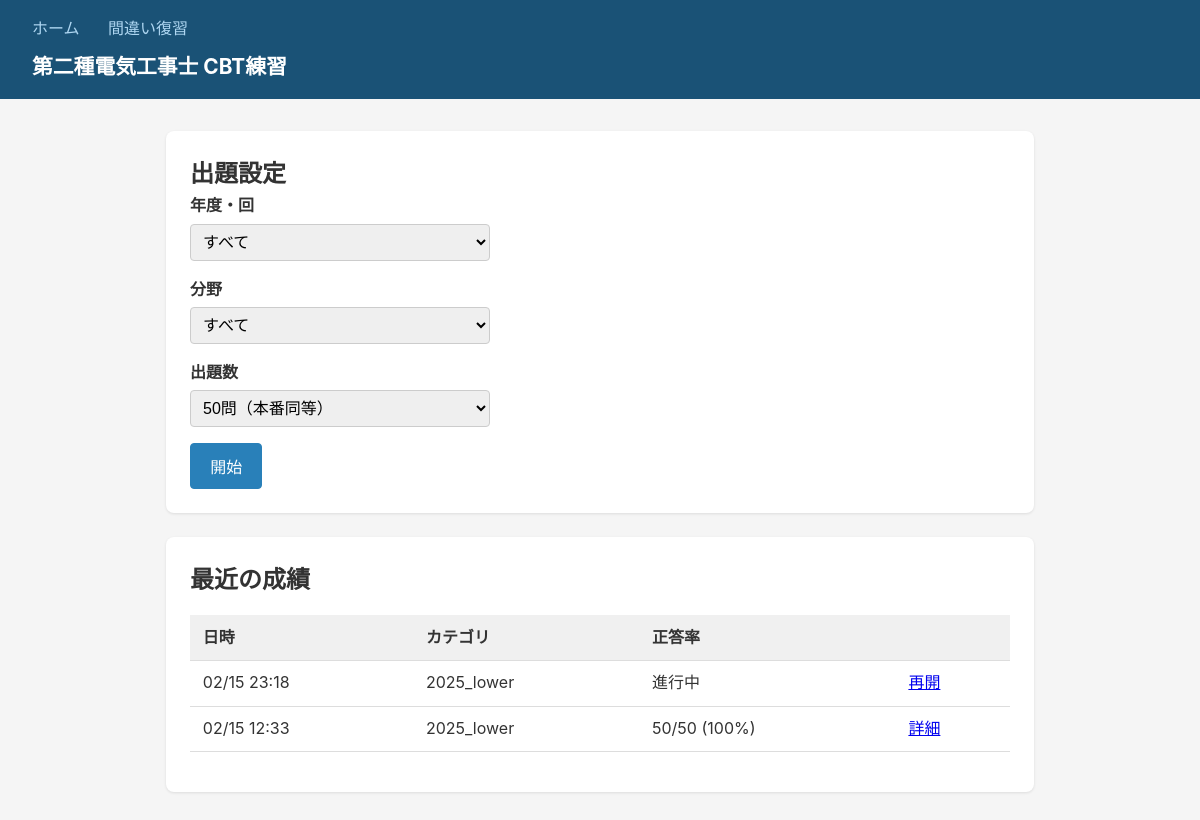
Before: / with the older database file.
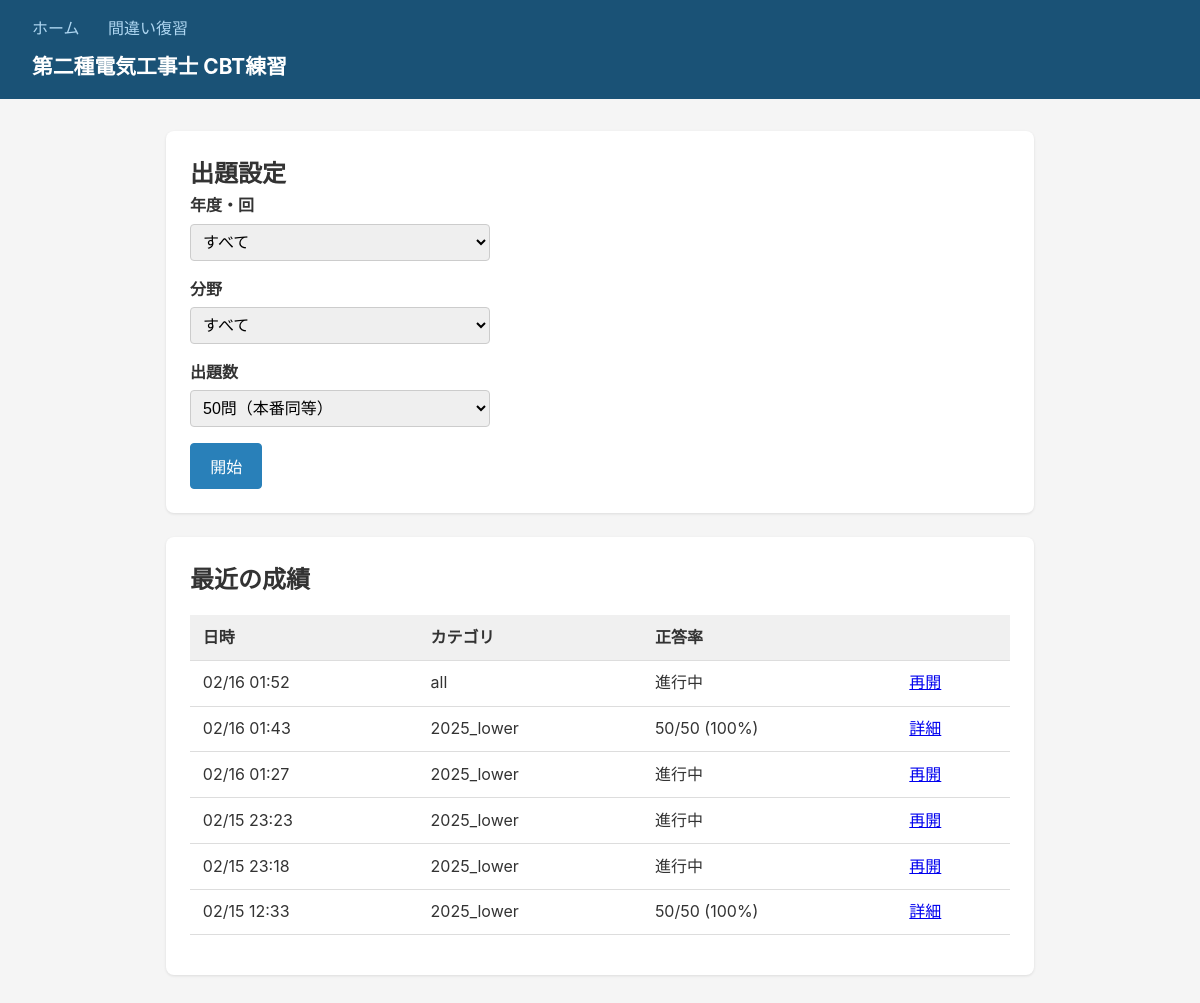
After: the same page with the newer database file.
### models.py (models this page shows, shortened)
class QuizSession(db.Model):
    __tablename__ = "quiz_sessions"
    id = db.Column(db.Integer, primary_key=True)
    category = db.Column(db.String(100), default="")
    total_count = db.Column(db.Integer, default=0)
    correct_count = db.Column(db.Integer, default=0)
    started_at = db.Column(db.DateTime, default=lambda: datetime.now(timezone.utc))
    finished_at = db.Column(db.DateTime, nullable=True)
    attempts = db.relationship("Attempt", backref="session", lazy=True)
    question_ids_json = db.Column(db.Text, default="[]")

### app.py (the view)
    @app.route("/")
    def index():
        years = db.session.query(
            Question.year, Question.half
        ).distinct().order_by(Question.year.desc()).all()
        all_tags = set()
        for (tags_json,) in db.session.query(Question.tags_json).all():
            all_tags.update(json.loads(tags_json))
        tags = sorted(all_tags)
        recent_sessions = QuizSession.query.order_by(
            QuizSession.started_at.desc()
        ).limit(10).all()
        return render_template(
            "index.html", years=years, tags=tags, recent_sessions=recent_sessions
        )

### templates/index.html (shortened to what this page needs)
{% extends "base.html" %}
{% block content %}
<section class="start-form">
    <h2>出題設定</h2>
    <form action="{{ url_for('quiz_start') }}" method="post">
        <div class="form-group">
            <label>年度・回</label>
            <select name="year" id="year-select">
                <option value="">すべて</option>
            </select>
        </div>
        <div class="form-group">
            <label>分野</label>
            <select name="tag">
                <option value="">すべて</option>
            </select>
        </div>
        <div class="form-group">
            <label>出題数</label>
            <select name="count">
                <option value="50" selected>50問（本番同等）</option>
            </select>
        </div>
        <button type="submit" class="btn btn-primary">開始</button>
    </form>
</section>
{% if recent_sessions %}
<section class="history">
    <h2>最近の成績</h2>
    <table>
        <thead>
            <tr>
                <th>日時</th>
                <th>カテゴリ</th>
                <th>正答率</th>
                <th></th>
            </tr>
        </thead>
        <tbody>
            {% for s in recent_sessions %}
            <tr>
                <td>{{ s.started_at.strftime('%m/%d %H:%M') }}</td>
                <td>{{ s.category }}</td>
                <td>
                    {% if s.finished_at %}
                        {{ s.correct_count }}/{{ s.total_count }}
                        ({{ (s.correct_count / s.total_count * 100)|round|int if s.total_count else 0 }}%)
                    {% else %}
                        進行中
                    {% endif %}
                </td>
                <td>
                    {% if s.finished_at %}
                        <a href="{{ url_for('result', session_id=s.id) }}">詳細</a>
                    {% else %}
                        <a href="{{ url_for('quiz', session_id=s.id, q=0) }}">再開</a>
                    {% endif %}
                </td>
            </tr>
            {% endfor %}
        </tbody>
    </table>
</section>
{% endif %}
{% endblock %}

### templates/base.html (shortened to what this page needs)
<!DOCTYPE html>
<html lang="ja">
<head>
    <link rel="stylesheet" href="{{ url_for('static', filename='style.css') }}">
</head>
<body>
    <header>
        <nav>
            <a href="{{ url_for('index') }}">ホーム</a>
            <a href="{{ url_for('review') }}">間違い復習</a>
        </nav>
        <h1>第二種電気工事士 CBT練習</h1>
    </header>
    <main>
        {% block content %}{% endblock %}
    </main>
</body>
</html>

### static/style.css (style rules this page uses)
* { box-sizing: border-box; margin: 0; padding: 0; }
body { font-family: -apple-system, BlinkMacSystemFont, "Hiragino Kaku Gothic ProN", "Segoe UI", sans-serif; background: #f5f5f5; color: #333; line-height: 1.6; }
header { background: #1a5276; color: white; padding: 1rem 2rem; }
header nav { margin-bottom: 0.5rem; }
header nav a { color: #aed6f1; text-decoration: none; margin-right: 1.5rem; }
header h1 { font-size: 1.3rem; }
main { max-width: 900px; margin: 2rem auto; padding: 0 1rem; }
.btn { display: inline-block; padding: 0.6rem 1.2rem; border: 1px solid #ccc; border-radius: 4px; background: white; color: #333; text-decoration: none; cursor: pointer; font-size: 1rem; }
.btn-primary { background: #2980b9; color: white; border-color: #2980b9; }
.form-group { margin-bottom: 1rem; }
.form-group label { display: block; font-weight: bold; margin-bottom: 0.3rem; }
.form-group select, .form-group input { width: 100%; max-width: 300px; padding: 0.5rem; border: 1px solid #ccc; border-radius: 4px; font-size: 1rem; }
table { width: 100%; border-collapse: collapse; margin: 1rem 0; }
th, td { padding: 0.6rem 0.8rem; border-bottom: 1px solid #ddd; text-align: left; }
th { background: #f0f0f0; font-weight: bold; }
.start-form, .history, .review-container, .result-container { background: white; border-radius: 8px; padding: 1.5rem; margin-bottom: 1.5rem; box-shadow: 0 1px 3px rgba(0,0,0,0.1); }

Changed rows visible on the page:
added QuizSession: started_at "02/16 01:52", category "all", shows "進行中"
added QuizSession: started_at "02/16 01:43", category "2025_lower", correct_count "50", total_count "50", total_count+correct_count "100"
added QuizSession: started_at "02/16 01:27", category "2025_lower", shows "進行中"
added QuizSession: started_at "02/15 23:23", category "2025_lower", shows "進行中"
